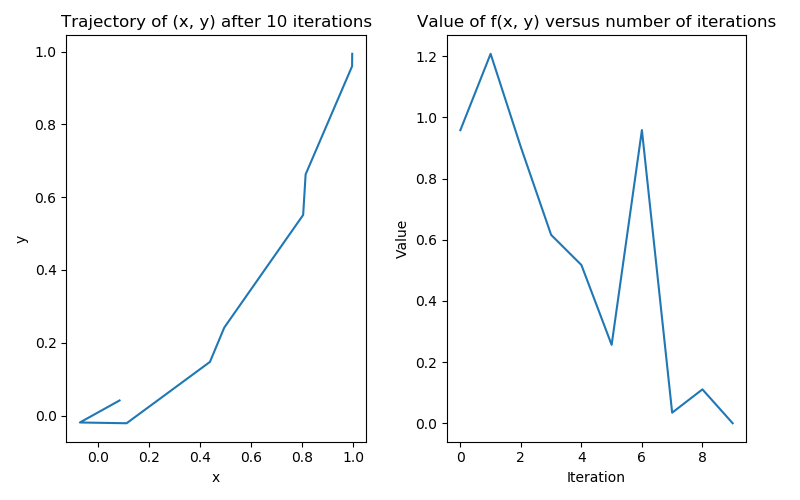

Write the Python code that produced this figure.
import numpy as np
import random
import matplotlib.pyplot as plt

def func_valley(xy):
    x = xy[0][0]
    y = xy[1][0]
    return (1-x)**2 + 100*(y-x**2)**2

def func_dx(x,y):
    return -2 + 2*x - 400*(y-x**2)*x

def func_dy(x,y):
    return 200*(y-x**2)

def grad_func(xy):
    x = xy[0][0]
    y = xy[1][0]
    return np.array([func_dx(x,y),func_dy(x,y)]).reshape(2,1)

def hessian(xy):
    x = xy[0][0]
    y = xy[1][0]
    return np.array([[-400*y+2+1200*x**2,-400*x],[-400*x,200]])
    
xy = np.array([random.uniform(0,0.5),random.uniform(0,0.5)]).reshape(2,1)
# xy = np.array([0.08381745243420341,0.04145318944720866]).reshape(2,1)
print(xy)
iteration = 0

x_trajectory = []
y_trajectory = []
v_xy = []
while func_valley(xy) > 0.0000001:
    x_trajectory.append(xy[0][0])
    y_trajectory.append(xy[1][0])
    v_xy.append(func_valley(xy)) 
    xy = xy - np.linalg.inv(hessian(xy)).dot(grad_func(xy))
    print(xy)
    iteration += 1
print(iteration)
print('initial x value is '+ str(x_trajectory[0]) +' initial y value is '+ str(y_trajectory[0]))
print('final x value is '+ str(x_trajectory[-1]) +' final y value is '+ str(y_trajectory[-1]))
    
fig = plt.figure()
plt.subplot(1,2,1)
plt.title('Trajectory of (x, y) after %d iterations' % iteration)
plt.xlabel ("x")
plt.ylabel ("y")
plt.plot(x_trajectory,y_trajectory)

plt.subplot(1,2,2)
plt.title('Value of f(x, y) versus number of iterations')
plt.xlabel ("Iteration")
plt.ylabel ("Value")
plt.plot(np.arange(iteration),v_xy)
fig.set_size_inches(8, 5, forward=True)
fig.tight_layout()
plt.savefig('Q1b.png')
plt.show()


